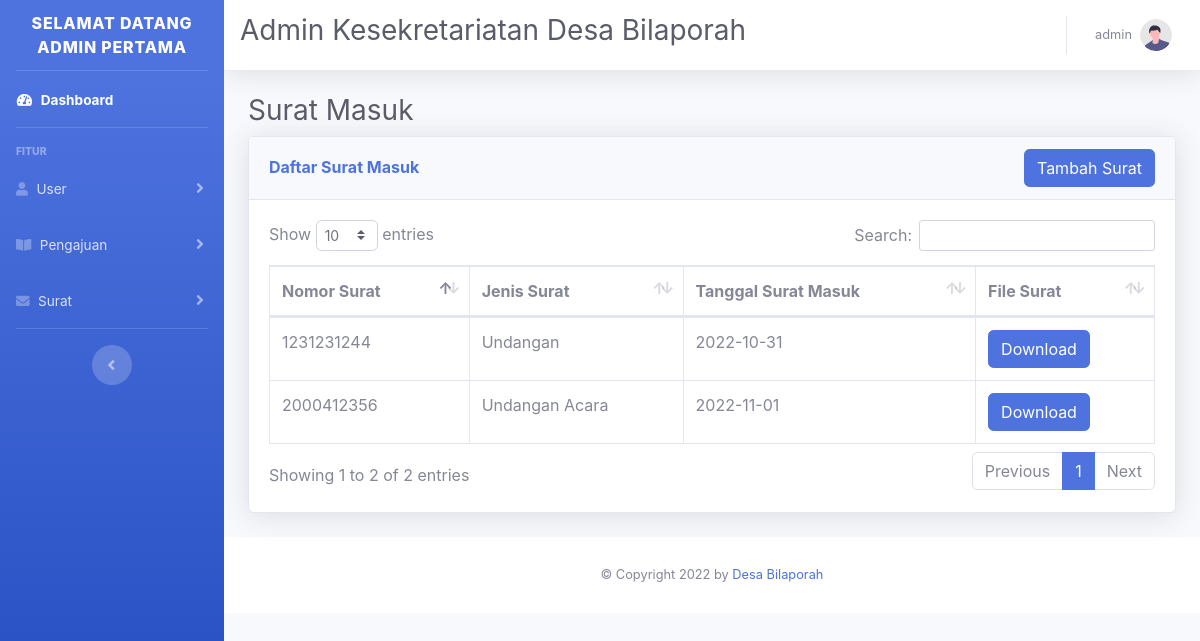
The app's page /admin/surat_masuk.php (signed in) with its own data.
### tables this page shows
CREATE TABLE `tb_user` (
  `nik` varchar(100) NOT NULL,
  `username` varchar(100) DEFAULT NULL,
  `password` varchar(100) NOT NULL,
  `nama_user` varchar(100) NOT NULL,
  `tempat_lahir` varchar(100) NOT NULL,
  `tanggal_lahir` varchar(100) NOT NULL,
  `gender` varchar(50) NOT NULL,
  `agama` varchar(50) NOT NULL,
  `alamat` varchar(255) NOT NULL,
  `role_user` enum('Warga','Admin') NOT NULL
);

CREATE TABLE `tb_surat_masuk` (
  `nomor_surat` varchar(50) NOT NULL,
  `nik` varchar(100) NOT NULL,
  `jenis_surat` varchar(100) DEFAULT NULL,
  `file_surat` varchar(255) NOT NULL,
  `tgl_surat_masuk` date DEFAULT NULL
);

### db/data_surat_masuk.php (the view)
<?php
include "../connect/koneksi.php";
$surat_masuk = mysqli_query($koneksi, "SELECT tb_surat_masuk.nomor_surat, tb_surat_masuk.jenis_surat, tb_surat_masuk.tgl_surat_masuk, tb_surat_masuk.file_surat FROM tb_surat_masuk");
while ($row = mysqli_fetch_assoc($surat_masuk)) : ?>
    <tr>
        <td><?= $row["nomor_surat"] ?></td>
        <td><?= $row["jenis_surat"] ?></td>
        <td><?= $row["tgl_surat_masuk"] ?></td>
        <td>
            <a href="../surat_masuk/<?= $row['file_surat'] ?>"><button type="button" class="btn btn-primary">Download</button></a>
        </td>
    </tr>
<?php
endwhile;
?>

### desain/sidebar_admin.php (shortened to what this page needs)
<div id="wrapper">
    <ul class="navbar-nav bg-gradient-primary sidebar sidebar-dark accordion" id="accordionSidebar">
        <a class="sidebar-brand d-flex align-items-center justify-content-center">
            <div>Selamat Datang <?= $tb_user["nama_user"] ?></div>
        </a>
        <hr class="sidebar-divider my-0">
        <li class="nav-item active">
            <a class="nav-link" href="../admin/page_admin.php">
                <i class="fas fa-fw fa-tachometer-alt"></i>
                <span>Dashboard</span>
            </a>
        </li>
        <hr class="sidebar-divider">
        <div class="sidebar-heading">Fitur</div>
        <li class="nav-item">
            <a class="nav-link collapsed" href="#" data-toggle="collapse" data-target="#userMenu" aria-expanded="true" aria-controls="userMenu">
                <i class="fas fa-user"></i>
                <span>User</span>
            </a>
        </li>
        <li class="nav-item">
            <a class="nav-link collapsed" href="#" data-toggle="collapse" data-target="#reservasi" aria-expanded="true" aria-controls="reservasi">
                <i class="fas fa-book-open"></i>
                <span>Pengajuan</span>
            </a>
        </li>
        <li class="nav-item">
            <a class="nav-link collapsed" href="#" data-toggle="collapse" data-target="#surat" aria-expanded="true" aria-controls="surat">
                <i class="fas fa-envelope"></i>
                <span>Surat</span>
            </a>
        </li>
        <hr class="sidebar-divider d-none d-md-block">
        <div class="text-center d-none d-md-inline">
            <button class="rounded-circle border-0" id="sidebarToggle"></button>
        </div>
    </ul>

### desain/navbar_admin.php (shortened to what this page needs)
<div id="content-wrapper" class="d-flex flex-column">
    <div id="content">
        <nav class="navbar navbar-expand navbar-light bg-white topbar mb-4 static-top shadow">
            <h1 class="h3 mb-2 text-gray-800">Admin Kesekretariatan Desa Bilaporah</h1>
            <ul class="navbar-nav ml-auto">
                <li class="nav-item dropdown no-arrow">
                    <a class="nav-link dropdown-toggle" href="#" id="userDropdown" role="button" data-toggle="dropdown" aria-haspopup="true" aria-expanded="false">
                        <span class="mr-2 d-none d-lg-inline text-gray-600 small"><?= $tb_user["nik"] ?></span>
                        <img class="img-profile rounded-circle" src="../img/undraw_profile.svg">
                    </a>
                </li>
            </ul>
        </nav>

### records on screen
tb_user: nama_user "ADMIN PERTAMA", nik "admin"
tb_surat_masuk: nomor_surat "1231231244", jenis_surat "Undangan", tgl_surat_masuk "2022-10-31"
tb_surat_masuk: nomor_surat "2000412356", jenis_surat "Undangan Acara", tgl_surat_masuk "2022-11-01"
